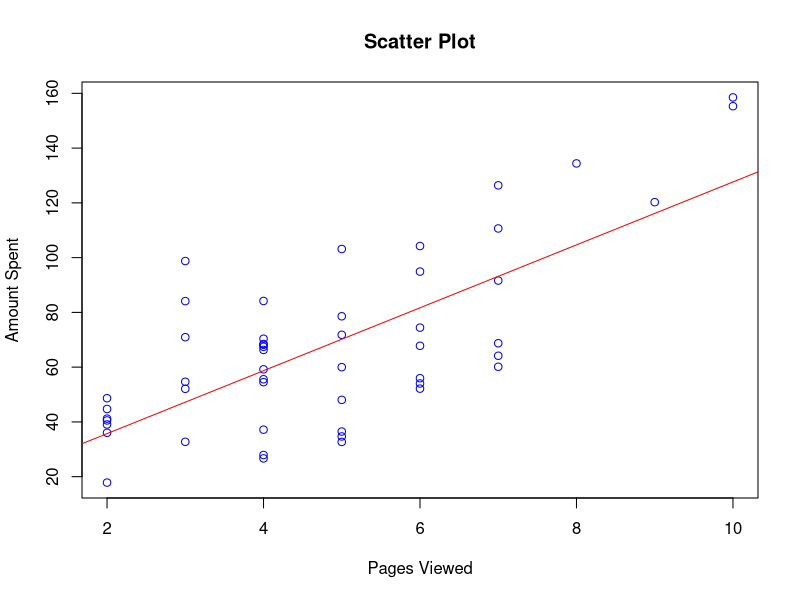
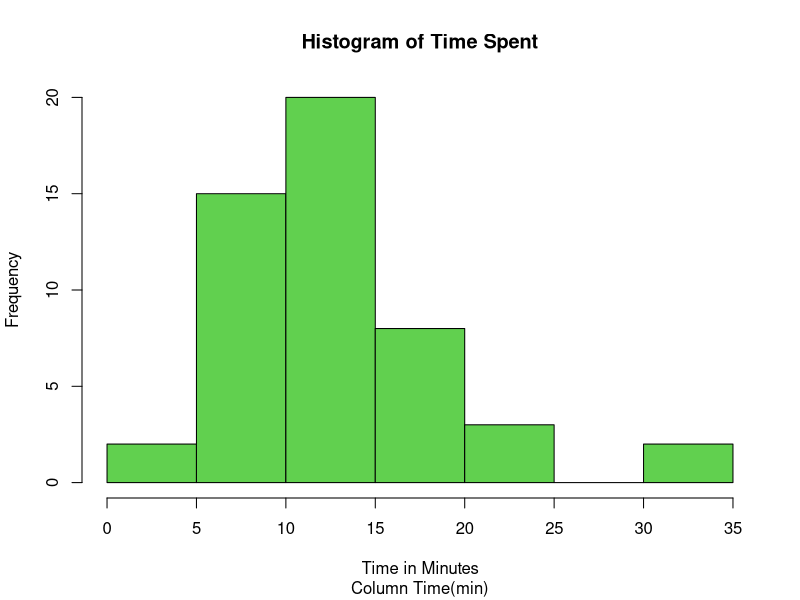
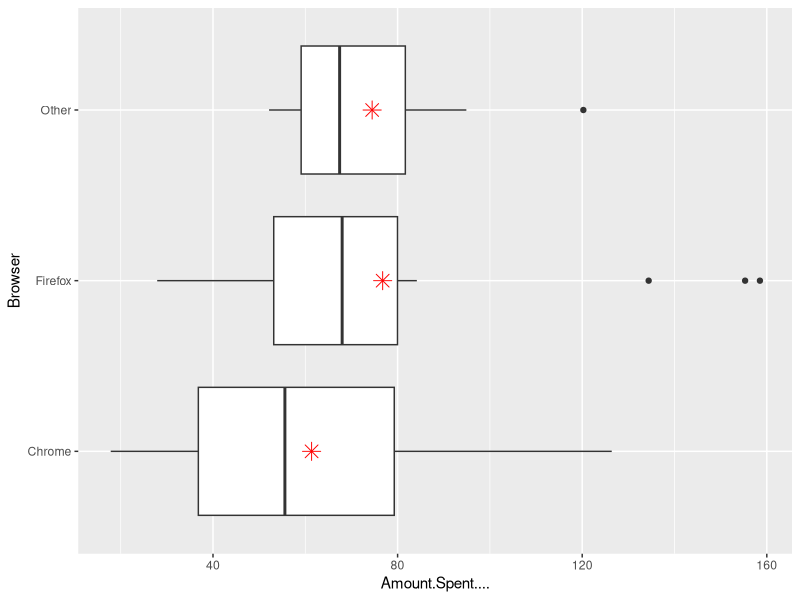
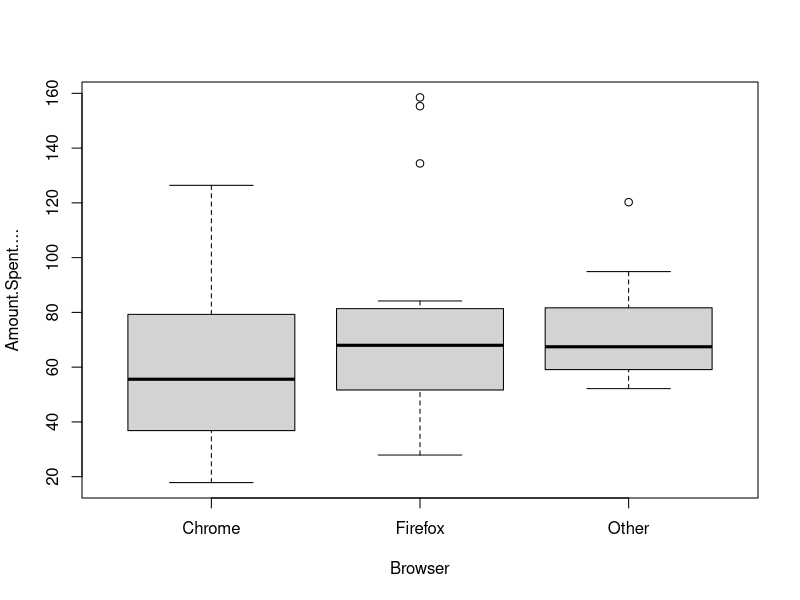

Recreate these plots in R, in order.
#Assignment 1 - 

#Question 1
setwd("/Users/STSC/Documents/courses/Somak Paul BAN 602/Assignment/assignment 1")
#Reading Data set
sales <- read.csv(file="BAN_602_Case_1.csv", header=TRUE)

#-----------------------------------------------------------------------------------------------

#Question 1: summary for each of the Quantitative variables
#summary for Time (min)

round(mean(sales$Time..min.),digits=2)
round(median(sales$Time..min.),digits=2)
round(sd(sales$Time..min.),digits=2)
round(var(sales$Time..min.),digits=2)
round(range(sales$Time..min.),digits=2)
round(min(sales$Time..min.),digits=2)
round(max(sales$Time..min.),digits=2)

#summary for Pages Viewed

round(mean(sales$Pages.Viewed),digits=2)
round(median(sales$Pages.Viewed),digits=2)
round(sd(sales$Pages.Viewed),digits=2)
round(var(sales$Pages.Viewed),digits=2)
round(range(sales$Pages.Viewed),digits=2)
round(min(sales$Pages.Viewed),digits=2)
round(max(sales$Pages.Viewed),digits=2)

#summary for Amount Spent ($)

round(mean(sales$Amount.Spent....),digits=2)
round(median(sales$Amount.Spent....),digits=2)
round(sd(sales$Amount.Spent....),digits=2)
round(var(sales$Amount.Spent....),digits=2)
round(range(sales$Amount.Spent....),digits=2)
round(min(sales$Amount.Spent....),digits=2)
round(max(sales$Amount.Spent....),digits=2)
#Or can use summary(sales)

#-----------------------------------------------------------------------------------------------

#Question 2

# Covariance between pages viewed and amount spend 
covariance <- cov(sales$Pages.Viewed, sales$Amount.Spent)
round(covariance, 3)

# Correlation between pages viewed and amount spend 
correlation <- cor(sales$Pages.Viewed, sales$Amount.Spent)
round(correlation, 3)

#Scatter Plot

plot(sales$Pages.Viewed, sales$Amount.Spent...., type = "p", xlab = "Pages Viewed", ylab="Amount Spent", main="Scatter Plot", xgap.axis = "1", ygap.axis = "1", col=c("blue"))

abline(lm(Amount.Spent.... ~ Pages.Viewed, data = sales), col = "red")

#----------------------------------------------------------------------------------------------------------------------#

#Question 3
#Histogram to display the distribution.

hist(sales$Time..min.,col = 3, xlab="Time in Minutes",sub = "Column Time(min)",ylim=c(0,20), main = "Histogram of Time Spent")

#--------------------------------------------------------------------------------------------------------------------------------------------
#Question 4

#The joint frequencies of the two categorical variables in the dataset using 
#crosstabulation. 
cross_freq1 <- table(sales$Day,sales$Browser)
cross_freq1 

cross_freq <- addmargins(table(sales$Day,sales$Browser))
cross_freq

#The frequencies as percentages of row total and percentages of column total using two separate table
#Percentages of column

col_perc = round(cross_freq1 / colSums(cross_freq1)[col(cross_freq1)] * 100,3)
col_perc

#Percentages of row total
row_perc = round(cross_freq1 / rowSums(cross_freq1)[row(cross_freq1)] * 100,3)
row_perc
#--------------------------------------------------------------------------------------------
#Question 5

#A box plot for each of the three browser types to graphically summarize the amount 
#spent by the customers by browser type
install.packages("magrittr") 
install.packages("dplyr")  
install.packages("ggplot2")
library(ggplot2)
library(dplyr)

#box plot using ggplot library
bplot = ggplot(sales, aes(x= Amount.Spent...., y= Browser, fill = Amount.Spent....)) + 
  geom_boxplot() +
  stat_summary(fun = "mean", geom = "point", shape = 8,
               size = 4, color = "Red")
bplot


#Summary table for getting the quartile values.
Summary<-boxplot(Amount.Spent....~Browser,
                 data= sales)$stats
colnames(Summary)<-c("Chrome","Firefox","Other")
rownames(Summary)<-c("Minimum","First Quartile","Median","Third Quartile","Maximum")
Summary


#---------------------------------------------------------------------------------------------------------------------#

